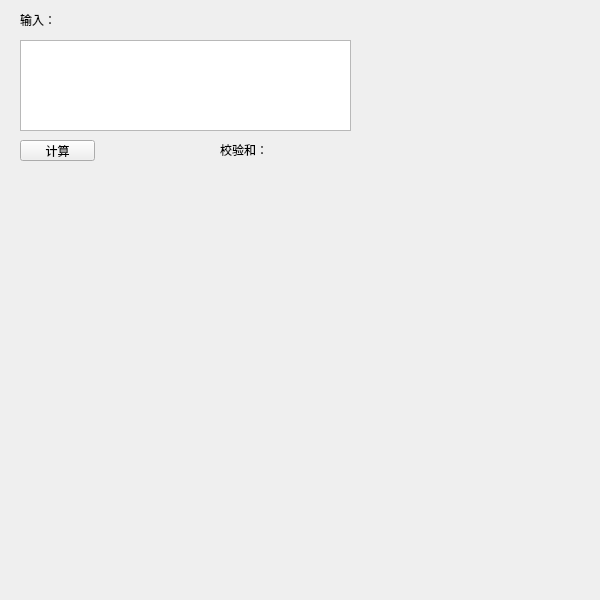
<?xml version="1.0" encoding="UTF-8"?>
<ui version="4.0">
 <class>ToolWindow</class>
 <widget class="QWidget" name="ToolWindow">
  <property name="geometry">
   <rect>
    <x>0</x>
    <y>0</y>
    <width>600</width>
    <height>600</height>
   </rect>
  </property>
  <property name="windowTitle">
   <string>Form</string>
  </property>
  <widget class="QPushButton" name="pushButton_run">
   <property name="geometry">
    <rect>
     <x>20</x>
     <y>140</y>
     <width>75</width>
     <height>21</height>
    </rect>
   </property>
   <property name="text">
    <string>计算</string>
   </property>
  </widget>
  <widget class="QLabel" name="label_checksum">
   <property name="geometry">
    <rect>
     <x>220</x>
     <y>140</y>
     <width>60</width>
     <height>20</height>
    </rect>
   </property>
   <property name="text">
    <string>校验和：</string>
   </property>
  </widget>
  <widget class="QLabel" name="label_2">
   <property name="geometry">
    <rect>
     <x>20</x>
     <y>10</y>
     <width>60</width>
     <height>20</height>
    </rect>
   </property>
   <property name="text">
    <string>输入：</string>
   </property>
  </widget>
  <widget class="QTextEdit" name="textEdit_checksum">
   <property name="geometry">
    <rect>
     <x>20</x>
     <y>40</y>
     <width>331</width>
     <height>91</height>
    </rect>
   </property>
   <property name="html">
    <string>&lt;!DOCTYPE HTML PUBLIC &quot;-//W3C//DTD HTML 4.0//EN&quot; &quot;http://www.w3.org/TR/REC-html40/strict.dtd&quot;&gt;
&lt;html&gt;&lt;head&gt;&lt;meta name=&quot;qrichtext&quot; content=&quot;1&quot; /&gt;&lt;style type=&quot;text/css&quot;&gt;
p, li { white-space: pre-wrap; }
&lt;/style&gt;&lt;/head&gt;&lt;body style=&quot; font-family:'.Helvetica Neue DeskInterface'; font-size:13pt; font-weight:400; font-style:normal;&quot;&gt;
&lt;p style=&quot;-qt-paragraph-type:empty; margin-top:0px; margin-bottom:0px; margin-left:0px; margin-right:0px; -qt-block-indent:0; text-indent:0px; font-family:'SimSun'; font-size:9pt;&quot;&gt;&lt;br /&gt;&lt;/p&gt;&lt;/body&gt;&lt;/html&gt;</string>
   </property>
  </widget>
  <widget class="QLabel" name="label_result">
   <property name="geometry">
    <rect>
     <x>270</x>
     <y>140</y>
     <width>60</width>
     <height>20</height>
    </rect>
   </property>
   <property name="text">
    <string/>
   </property>
  </widget>
  <widget class="QLabel" name="label_background">
   <property name="geometry">
    <rect>
     <x>-4</x>
     <y>-4</y>
     <width>951</width>
     <height>587</height>
    </rect>
   </property>
   <property name="text">
    <string/>
   </property>
  </widget>
  <zorder>label_background</zorder>
  <zorder>pushButton_run</zorder>
  <zorder>label_checksum</zorder>
  <zorder>label_2</zorder>
  <zorder>textEdit_checksum</zorder>
  <zorder>label_result</zorder>
 </widget>
 <resources/>
 <connections/>
</ui>
